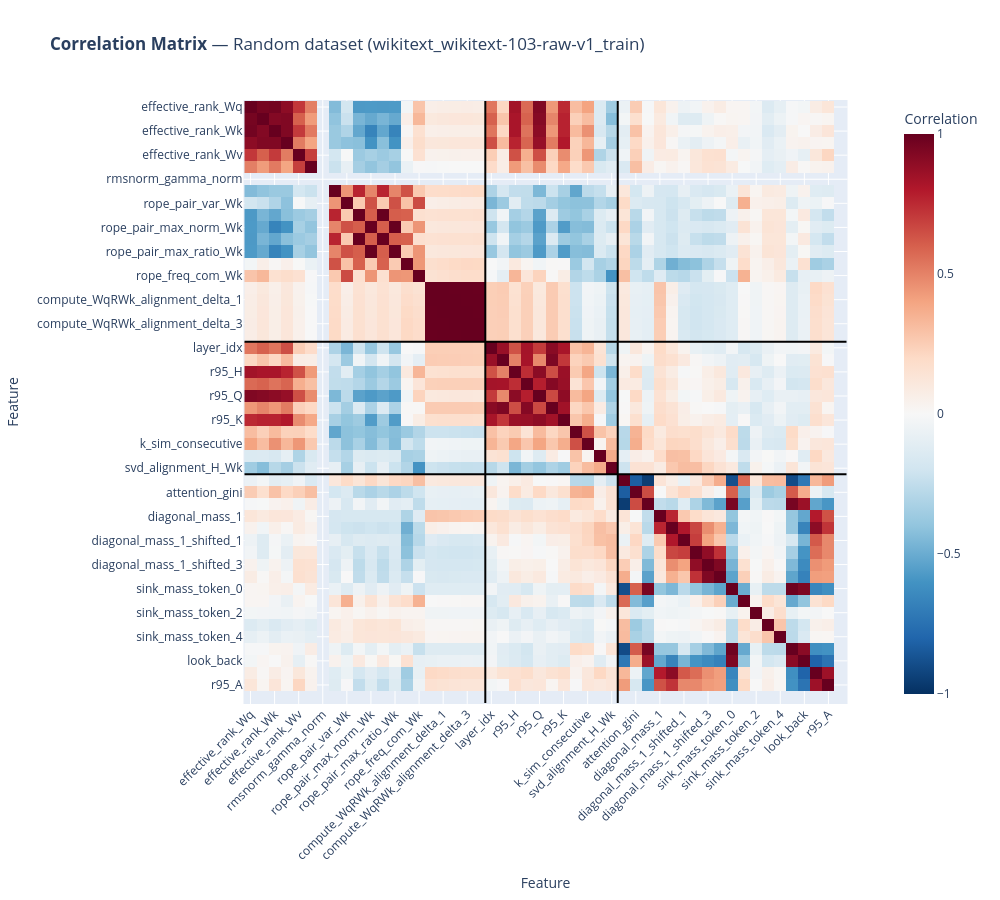
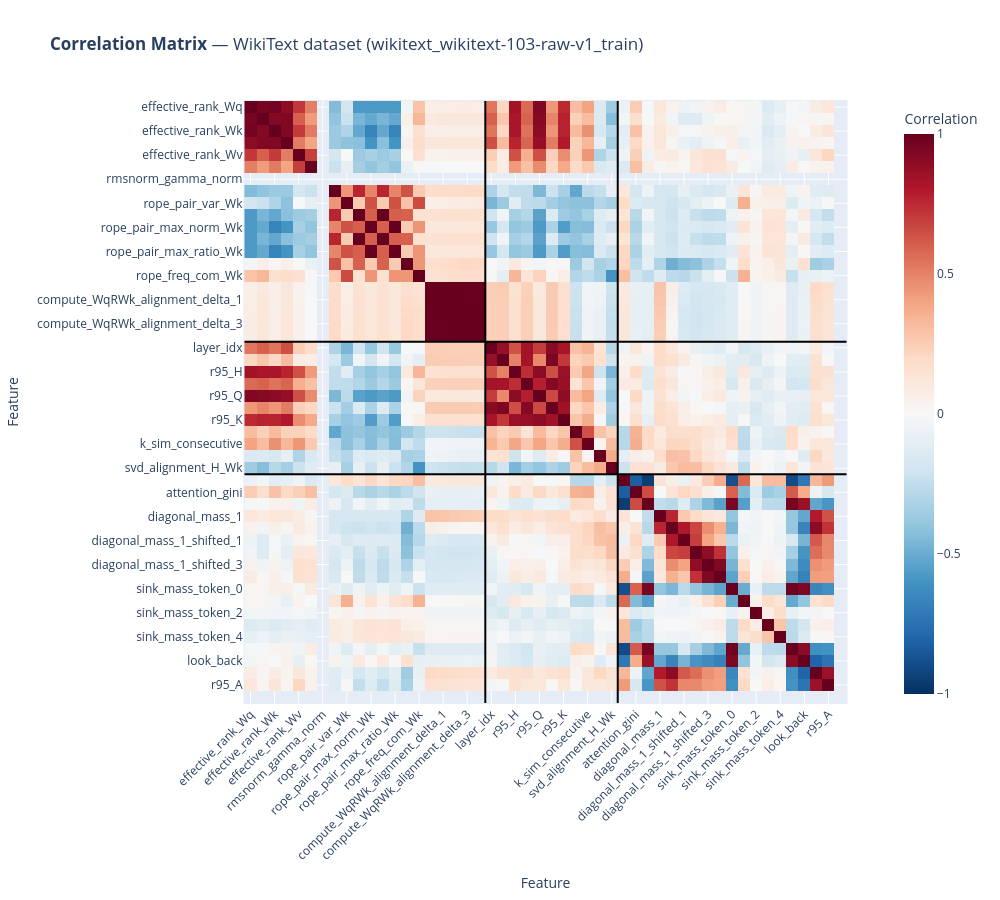

The notebook cell these images were saved under, in order:
### Markdown cell above
#### Cross-Head generalization

### Code cell
# Focused EDA: correlations (from FEATURE_REGISTRY)
import pandas as pd
import plotly.express as px
import plotly.io as pio
from core.features_library import FEATURE_REGISTRY
pio.renderers.default = "vscode"

sources = sorted(df["prompt_source"].dropna().astype(str).unique().tolist())
print("Prompt sources:", sources)

# META_COLS esclude layer_idx per poterlo usare nella correlazione
META_COLS = {"model_name", "prompt_id", "prompt_source", "head_idx", "run_idx"}

# All numeric features in the dataset
all_numeric_features = [
    c for c in df.columns
    if pd.api.types.is_numeric_dtype(df[c]) and c not in META_COLS
]

registry_features = list(FEATURE_REGISTRY.keys())
available_registry_features = [f for f in registry_features if f in df.columns]
print(f"Registry features found in df: {len(available_registry_features)}/{len(registry_features)}")
print(f"Total numeric features used for correlation: {len(all_numeric_features)}")

# Canonical feature groups from features_library naming.
model_dependent_features = [
    "effective_rank_Wq", "r95_Wq",
    "effective_rank_Wk", "r95_Wk",
    "effective_rank_Wv", "r95_Wv",
    "rmsnorm_gamma_norm",
    "rope_pair_var_Wq", "rope_pair_var_Wk",
    "rope_pair_max_norm_Wq", "rope_pair_max_norm_Wk",
    "rope_pair_max_ratio_Wq", "rope_pair_max_ratio_Wk",
    "rope_freq_com_Wq", "rope_freq_com_Wk",
    "compute_WqRWk_alignment_delta_0",
    "compute_WqRWk_alignment_delta_1",
    "compute_WqRWk_alignment_delta_2",
    "compute_WqRWk_alignment_delta_3",
    "compute_WqRWk_alignment_delta_4",
]

# LAYER DEPTH (layer_idx) aggiunto come feature di input
input_dependent_features = [
    "layer_idx",
    "effective_rank_H", "r95_H",
    "effective_rank_Q", "r95_Q",
    "effective_rank_K", "r95_K",
    "q_sim_consecutive", "k_sim_consecutive",
    "svd_alignment_H_Wq", "svd_alignment_H_Wk",
]

target_features = [
    "attention_entropy", "attention_gini", "attention_row_var_weighted",
    "diagonal_mass_1", "diagonal_mass_5",
    "diagonal_mass_1_shifted_1", "diagonal_mass_1_shifted_2",
    "diagonal_mass_1_shifted_3", "diagonal_mass_1_shifted_4",
    "sink_mass_token_0", "sink_mass_token_1", "sink_mass_token_2",
    "sink_mass_token_3", "sink_mass_token_4", "sink_mass_max",
    "look_back",
    "effective_rank_A", "r95_A",
]

model_set = set(model_dependent_features)
input_set = set(input_dependent_features)
target_set = set(target_features)

def classify_feature(name):
    if name in model_set:
        return "model"
    if name in input_set:
        return "input"
    if name in target_set:
        return "target"

    n = name.lower()
    if any(k in n for k in ["wq", "wk", "wv", "weight", "rope", "rmsnorm", "gamma"]):
        return "model"
    if any(k in n for k in ["_h", "_q", "_k", "q_sim", "k_sim", "svd_alignment_h", "layer_idx"]):
        return "input"
    return "target"

def ordered_group(features, canonical_order):
    present = [f for f in canonical_order if f in features]
    rest = sorted([f for f in features if f not in set(canonical_order)], key=str.lower)
    return present + rest

model_group = [f for f in all_numeric_features if classify_feature(f) == "model"]
input_group = [f for f in all_numeric_features if classify_feature(f) == "input"]
target_group = [f for f in all_numeric_features if classify_feature(f) == "target"]

model_group = ordered_group(model_group, model_dependent_features)
input_group = ordered_group(input_group, input_dependent_features)
target_group = ordered_group(target_group, target_features)

sorted_features = model_group + input_group + target_group

print("Feature ordering for correlation:")
print("  model-dependent:", len(model_group))
print("  input-dependent:", len(input_group))
print("  target:", len(target_group))

# Boundaries used to draw dividers between the three blocks.
b1 = len(model_group)
b2 = len(model_group) + len(input_group)
boundaries = [b for b in [b1, b2] if 0 < b < len(sorted_features)]

def add_group_dividers(fig, n_features, boundaries):
    for b in boundaries:
        pos = b - 0.5
        fig.add_shape(
            type="line",
            x0=pos, x1=pos, y0=-0.5, y1=n_features - 0.5,
            line=dict(color="black", width=2),
        )
        fig.add_shape(
            type="line",
            x0=-0.5, x1=n_features - 0.5, y0=pos, y1=pos,
            line=dict(color="black", width=2),
        )

def find_source(keyword, fallback_index=None):
    matches = [s for s in sources if keyword in s.lower()]
    if matches:
        return matches[0]
    if fallback_index is not None and fallback_index < len(sources):
        return sources[fallback_index]
    return None

random_source = find_source("random", fallback_index=0)
wikitext_source = find_source("wiki", fallback_index=1 if len(sources) > 1 else 0)

for label, src in [("Random dataset", random_source), ("WikiText dataset", wikitext_source)]:
    if src is None:
        print(f"[Skip] {label}: source not found in prompt_source column.")
        continue

    sub = df[df["prompt_source"] == src]
    if sub.empty:
        print(f"[Skip] {label}: no rows for source={src}.")
        continue

    corr = sub[sorted_features].corr()
    fig = px.imshow(
        corr,
        color_continuous_scale="RdBu_r",
        zmin=-1,
        zmax=1,
        title=f"<b>Correlation Matrix</b> — {label} ({src})",
        labels={"x": "Feature", "y": "Feature", "color": "Correlation"},
    )
    fig.update_xaxes(tickangle=-45)
    add_group_dividers(fig, n_features=len(sorted_features), boundaries=boundaries)
    fig.update_layout(width=1000, height=900)
    fig.show()

### Figure 1 — Plotly figure (JSON) as saved in the notebook; plotly's stock layout.template omitted (floating-point values rounded to 4 significant figures; data arrays with more than 128 entries replaced by an {"elided": "..."} marker saying what was removed)
{"data": [{"coloraxis": "coloraxis", "hovertemplate": "Feature: %{x}<br>Feature: %{y}<br>Correlation: %{z}<extra></extra>", "name": "0", "type": "heatmap", "x": ["effective_rank_Wq", "r95_Wq", "effective_rank_Wk", "r95_Wk", "effective_rank_Wv", "r95_Wv", "rmsnorm_gamma_norm", "rope_pair_var_Wq", "rope_pair_var_Wk", "rope_pair_max_norm_Wq", "rope_pair_max_norm_Wk", "rope_pair_max_ratio_Wq", "rope_pair_max_ratio_Wk", "rope_freq_com_Wq", "rope_freq_com_Wk", "compute_WqRWk_alignment_delta_0", "compute_WqRWk_alignment_delta_1", "compute_WqRWk_alignment_delta_2", "compute_WqRWk_alignment_delta_3", "compute_WqRWk_alignment_delta_4", "layer_idx", "effective_rank_H", "r95_H", "effective_rank_Q", "r95_Q", "effective_rank_K", "r95_K", "q_sim_consecutive", "k_sim_consecutive", "svd_alignment_H_Wq", "svd_alignment_H_Wk", "attention_entropy", "attention_gini", "attention_row_var_weighted", "diagonal_mass_1", "diagonal_mass_5", "diagonal_mass_1_shifted_1", "diagonal_mass_1_shifted_2", "diagonal_mass_1_shifted_3", "diagonal_mass_1_shifted_4", "sink_mass_token_0", "sink_mass_token_1", "sink_mass_token_2", "sink_mass_token_3", "sink_mass_token_4", "sink_mass_max", "look_back", "effective_rank_A", "r95_A", "prompt_len"], "xaxis": "x", "y": ["effective_rank_Wq", "r95_Wq", "effective_rank_Wk", "r95_Wk", "effective_rank_Wv", "r95_Wv", "rmsnorm_gamma_norm", "rope_pair_var_Wq", "rope_pair_var_Wk", "rope_pair_max_norm_Wq", "rope_pair_max_norm_Wk", "rope_pair_max_ratio_Wq", "rope_pair_max_ratio_Wk", "rope_freq_com_Wq", "rope_freq_com_Wk", "compute_WqRWk_alignment_delta_0", "compute_WqRWk_alignment_delta_1", "compute_WqRWk_alignment_delta_2", "compute_WqRWk_alignment_delta_3", "compute_WqRWk_alignment_delta_4", "layer_idx", "effective_rank_H", "r95_H", "effective_rank_Q", "r95_Q", "effective_rank_K", "r95_K", "q_sim_consecutive", "k_sim_consecutive", "svd_alignment_H_Wq", "svd_alignment_H_Wk", "attention_entropy", "attention_gini", "attention_row_var_weighted", "diagonal_mass_1", "diagonal_mass_5", "diagonal_mass_1_shifted_1", "diagonal_mass_1_shifted_2", "diagonal_mass_1_shifted_3", "diagonal_mass_1_shifted_4", "sink_mass_token_0", "sink_mass_token_1", "sink_mass_token_2", "sink_mass_token_3", "sink_mass_token_4", "sink_mass_max", "look_back", "effective_rank_A", "r95_A", "prompt_len"], "yaxis": "y", "z": {"elided": "50x50 float values"}}], "layout": {"coloraxis": {"cmax": 1, "cmin": -1, "colorbar": {"title": {"text": "Correlation"}}, "colorscale": [[0, "rgb(5,48,97)"], [0.1, "rgb(33,102,172)"], [0.2, "rgb(67,147,195)"], [0.3, "rgb(146,197,222)"], [0.4, "rgb(209,229,240)"], [0.5, "rgb(247,247,247)"], [0.6, "rgb(253,219,199)"], [0.7, "rgb(244,165,130)"], [0.8, "rgb(214,96,77)"], [0.9, "rgb(178,24,43)"], [1, "rgb(103,0,31)"]]}, "height": 900, "shapes": [{"line": {"color": "black", "width": 2}, "type": "line", "x0": 19.5, "x1": 19.5, "y0": -0.5, "y1": 49.5}, {"line": {"color": "black", "width": 2}, "type": "line", "x0": -0.5, "x1": 49.5, "y0": 19.5, "y1": 19.5}, {"line": {"color": "black", "width": 2}, "type": "line", "x0": 30.5, "x1": 30.5, "y0": -0.5, "y1": 49.5}, {"line": {"color": "black", "width": 2}, "type": "line", "x0": -0.5, "x1": 49.5, "y0": 30.5, "y1": 30.5}], "title": {"text": "<b>Correlation Matrix</b> — Random dataset (wikitext_wikitext-103-raw-v1_train)"}, "width": 1000, "xaxis": {"anchor": "y", "constrain": "domain", "domain": [0, 1], "scaleanchor": "y", "tickangle": -45, "title": {"text": "Feature"}}, "yaxis": {"anchor": "x", "autorange": "reversed", "constrain": "domain", "domain": [0, 1], "title": {"text": "Feature"}}}}

### Figure 2 — Plotly figure (JSON) as saved in the notebook; plotly's stock layout.template omitted (floating-point values rounded to 4 significant figures; data arrays with more than 128 entries replaced by an {"elided": "..."} marker saying what was removed)
{"data": [{"coloraxis": "coloraxis", "hovertemplate": "Feature: %{x}<br>Feature: %{y}<br>Correlation: %{z}<extra></extra>", "name": "0", "type": "heatmap", "x": ["effective_rank_Wq", "r95_Wq", "effective_rank_Wk", "r95_Wk", "effective_rank_Wv", "r95_Wv", "rmsnorm_gamma_norm", "rope_pair_var_Wq", "rope_pair_var_Wk", "rope_pair_max_norm_Wq", "rope_pair_max_norm_Wk", "rope_pair_max_ratio_Wq", "rope_pair_max_ratio_Wk", "rope_freq_com_Wq", "rope_freq_com_Wk", "compute_WqRWk_alignment_delta_0", "compute_WqRWk_alignment_delta_1", "compute_WqRWk_alignment_delta_2", "compute_WqRWk_alignment_delta_3", "compute_WqRWk_alignment_delta_4", "layer_idx", "effective_rank_H", "r95_H", "effective_rank_Q", "r95_Q", "effective_rank_K", "r95_K", "q_sim_consecutive", "k_sim_consecutive", "svd_alignment_H_Wq", "svd_alignment_H_Wk", "attention_entropy", "attention_gini", "attention_row_var_weighted", "diagonal_mass_1", "diagonal_mass_5", "diagonal_mass_1_shifted_1", "diagonal_mass_1_shifted_2", "diagonal_mass_1_shifted_3", "diagonal_mass_1_shifted_4", "sink_mass_token_0", "sink_mass_token_1", "sink_mass_token_2", "sink_mass_token_3", "sink_mass_token_4", "sink_mass_max", "look_back", "effective_rank_A", "r95_A", "prompt_len"], "xaxis": "x", "y": ["effective_rank_Wq", "r95_Wq", "effective_rank_Wk", "r95_Wk", "effective_rank_Wv", "r95_Wv", "rmsnorm_gamma_norm", "rope_pair_var_Wq", "rope_pair_var_Wk", "rope_pair_max_norm_Wq", "rope_pair_max_norm_Wk", "rope_pair_max_ratio_Wq", "rope_pair_max_ratio_Wk", "rope_freq_com_Wq", "rope_freq_com_Wk", "compute_WqRWk_alignment_delta_0", "compute_WqRWk_alignment_delta_1", "compute_WqRWk_alignment_delta_2", "compute_WqRWk_alignment_delta_3", "compute_WqRWk_alignment_delta_4", "layer_idx", "effective_rank_H", "r95_H", "effective_rank_Q", "r95_Q", "effective_rank_K", "r95_K", "q_sim_consecutive", "k_sim_consecutive", "svd_alignment_H_Wq", "svd_alignment_H_Wk", "attention_entropy", "attention_gini", "attention_row_var_weighted", "diagonal_mass_1", "diagonal_mass_5", "diagonal_mass_1_shifted_1", "diagonal_mass_1_shifted_2", "diagonal_mass_1_shifted_3", "diagonal_mass_1_shifted_4", "sink_mass_token_0", "sink_mass_token_1", "sink_mass_token_2", "sink_mass_token_3", "sink_mass_token_4", "sink_mass_max", "look_back", "effective_rank_A", "r95_A", "prompt_len"], "yaxis": "y", "z": {"elided": "50x50 float values"}}], "layout": {"coloraxis": {"cmax": 1, "cmin": -1, "colorbar": {"title": {"text": "Correlation"}}, "colorscale": [[0, "rgb(5,48,97)"], [0.1, "rgb(33,102,172)"], [0.2, "rgb(67,147,195)"], [0.3, "rgb(146,197,222)"], [0.4, "rgb(209,229,240)"], [0.5, "rgb(247,247,247)"], [0.6, "rgb(253,219,199)"], [0.7, "rgb(244,165,130)"], [0.8, "rgb(214,96,77)"], [0.9, "rgb(178,24,43)"], [1, "rgb(103,0,31)"]]}, "height": 900, "shapes": [{"line": {"color": "black", "width": 2}, "type": "line", "x0": 19.5, "x1": 19.5, "y0": -0.5, "y1": 49.5}, {"line": {"color": "black", "width": 2}, "type": "line", "x0": -0.5, "x1": 49.5, "y0": 19.5, "y1": 19.5}, {"line": {"color": "black", "width": 2}, "type": "line", "x0": 30.5, "x1": 30.5, "y0": -0.5, "y1": 49.5}, {"line": {"color": "black", "width": 2}, "type": "line", "x0": -0.5, "x1": 49.5, "y0": 30.5, "y1": 30.5}], "title": {"text": "<b>Correlation Matrix</b> — WikiText dataset (wikitext_wikitext-103-raw-v1_train)"}, "width": 1000, "xaxis": {"anchor": "y", "constrain": "domain", "domain": [0, 1], "scaleanchor": "y", "tickangle": -45, "title": {"text": "Feature"}}, "yaxis": {"anchor": "x", "autorange": "reversed", "constrain": "domain", "domain": [0, 1], "title": {"text": "Feature"}}}}
